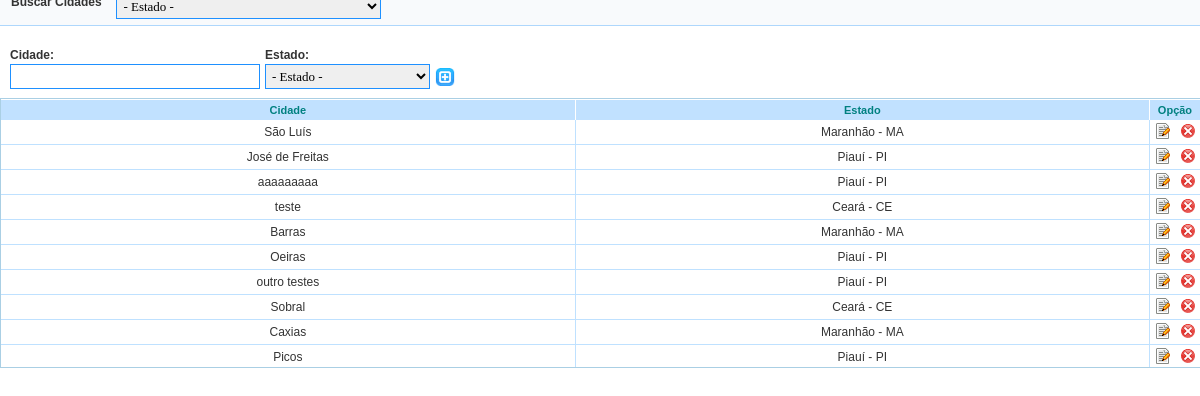
/classes/modelo/admin/controle/cidades/pop_up/NovaCidade.php, run on an earlier commit of the app's database.
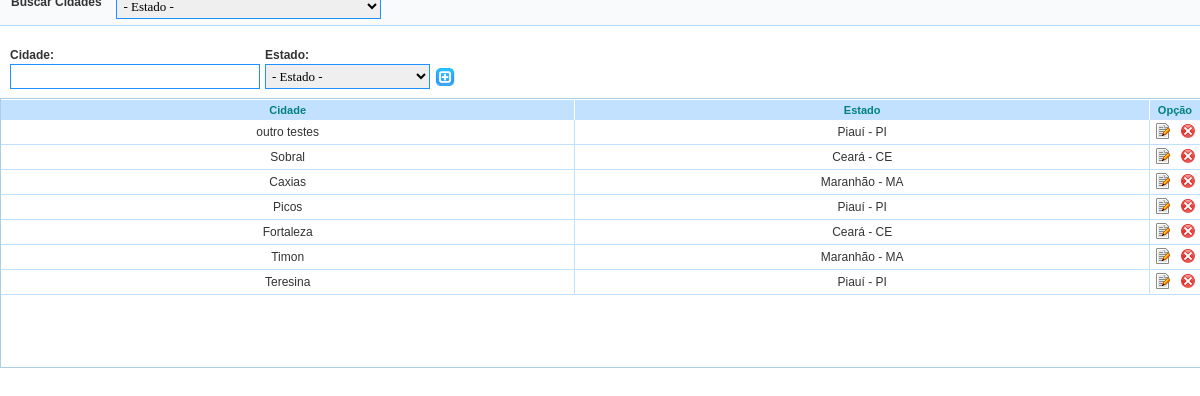
And on a later commit of the database.
### tables this page shows
CREATE TABLE `tbcidade` (
  `idCidade` int(11) NOT NULL auto_increment,
  `nome` varchar(45) default NULL,
  `fkEstado` int(11) NOT NULL,
  PRIMARY KEY  (`idCidade`),
  KEY `fk_cidade_Estado1` (`fkEstado`),
  CONSTRAINT `fkEstado` FOREIGN KEY (`fkEstado`) REFERENCES `tbestado` (`idEstado`) ON DELETE NO ACTION ON UPDATE NO ACTION
);

CREATE TABLE `tbestado` (
  `idEstado` int(11) NOT NULL default '0',
  `nome` varchar(45) default NULL,
  `sigla` varchar(45) default NULL,
  PRIMARY KEY  (`idEstado`)
);

### classes/modelo/admin/controle/cidades/pop_up/NovaCidade.php (the view, shortened to what the changed rows need)
<?php
     $estado = $_GET['estado'];
     $consulta_estado = $_GET['consulta_estado'];
if($consulta_estado =="yes"){
    $query_cidade_estado = "select tbcidade.nome as cidade, tbcidade.idCidade, tbestado.idEstado, tbestado.nome as estado, sigla from tbestado inner join tbcidade on tbestado.idEstado = tbcidade.fkEstado where tbestado.nome = '".$estado."'order by tbcidade.idCidade desc";
    $resultado_cidade_estado = mysql_query($query_cidade_estado);
}else{
    $query_cidade_estado = "select tbcidade.nome as cidade, tbcidade.idCidade, tbestado.idEstado, tbestado.nome as estado, sigla from tbestado inner join tbcidade on tbestado.idEstado = tbcidade.fkEstado order by tbcidade.idCidade desc";
    $resultado_cidade_estado = mysql_query($query_cidade_estado);
}
?>
<html xmlns="http://www.w3.org/1999/xhtml">
    <head>
        <link rel="stylesheet" type="text/css" href="../../../../../../css/admin/inserir.css"  media="screen"/>
        <link rel="stylesheet" type="text/css" href="../../../../../../css/admin/listar.css"  media="screen"/>
        <link rel="stylesheet" type="text/css" href="../../../../../../css/admin/format_campos.css"  media="screen"/>
        <link rel="stylesheet" type="text/css" href="../../../../../../css/admin/listar.css"  media="screen"/>
        <link rel="stylesheet" type="text/css" href="../../../../../../css/admin/generic.css"  media="screen"/>
    </head>
    <body>
        <form  method="get" action="NovaCidade.php">
            <div class="container_field_new" id="scrollContainer">
                <table id="tablelist" summary="Listagem" class="tablelist" border="0" cellpadding="0" cellspacing="0" width="99%" style="padding: 0px 0px 0px 0px;">
                    <thead>
                        <tr id="list_fields">
                            <th width="50%">Cidade</th>
                            <th width="50%">Estado</th>
                            <th width="50%">Opção</th>
                        </tr>
                    </thead>
                    <tbody>
                        <?php
                        while($lista_cidade_estado = mysql_fetch_array($resultado_cidade_estado)) {
                        ?>
                        <tr style="height:25px">
                            <td  class="lista"><label><?php echo $lista_cidade_estado['cidade']; ?></label></td>
                            <td  class="lista"><label><?php echo $lista_cidade_estado['estado']." - ".$lista_cidade_estado['sigla']; ?></label></td>
                            <td  class="lista"><a href="alterarCidade.php?idCidade=<?php echo $lista_cidade_estado['idCidade']; ?>&cidade=<?php echo $lista_cidade_estado['cidade']; ?>&estado=<?php echo $lista_cidade_estado['idEstado']; ?>"><img src="../../../../../../img/admin/edit1.png" title="Alterar dados da cidade"/></a>&nbsp;&nbsp;&nbsp;<a href="excluirCidade.php?idCidade=<?php echo $lista_cidade_estado['idCidade']; ?>" onClick="return confirm('Tem certeza que quer EXCLUIR ESTA CIDADE?')"><img src="../../../../../../img/admin/delete_user.png" title="Excluir esta cidade"/></a></td>
                        </tr>
                        <?php } ?>
                    </tbody>
                </table>
            </div>
        </form>
        <br /><br />
        <br /><br /><br /><br />
        <br />
    </body>
</html>

What changed in the data, as far as the page shows it:
removed tbcidade: nome "São Luís", fkEstado.nome "Maranhão", fkEstado.sigla "MA"
removed tbcidade: nome "José de Freitas", fkEstado.nome "Piauí", fkEstado.sigla "PI"
removed tbcidade: nome "aaaaaaaaa", fkEstado.nome "Piauí", fkEstado.sigla "PI"
removed tbcidade: nome "teste", fkEstado.nome "Ceará", fkEstado.sigla "CE"
removed tbcidade: nome "Barras", fkEstado.nome "Maranhão", fkEstado.sigla "MA"
removed tbcidade: nome "Oeiras", fkEstado.nome "Piauí", fkEstado.sigla "PI"
now on this page (row unchanged): tbcidade: nome "Fortaleza", fkEstado.nome "Ceará", fkEstado.sigla "CE"
now on this page (row unchanged): tbcidade: nome "Timon", fkEstado.nome "Maranhão", fkEstado.sigla "MA"
now on this page (row unchanged): tbcidade: nome "Teresina", fkEstado.nome "Piauí", fkEstado.sigla "PI"
